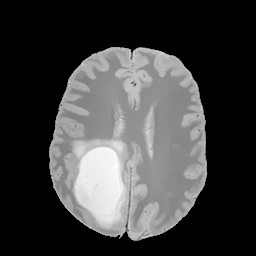
%> input picture HW4/Mri1.bmp, 256 x 256 px
$ octave hw4_code.m   (GNU Octave 9; MATLAB toolbox functions it lacks are replaced by stand-ins)
%> lines starting %> are read from the running program, lines starting %| are printed output that depends on the picture
%% Question 1
% section a
clc ; clear;
pic1 = imread("Mri1.bmp");
%> pic1 is the input picture: size 256x256 uint8; min 0, max 253, mean 62.4
pic2 = imread("Mri2.bmp");
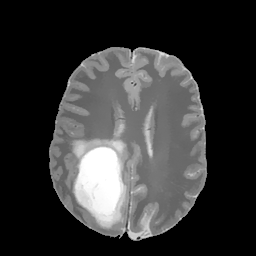
%> input picture HW4/Mri2.bmp, 256 x 256 px
%> pic2 is the input picture: size 256x256 uint8; min 0, max 255, mean 53
pic3 = imread("Mri3.bmp");
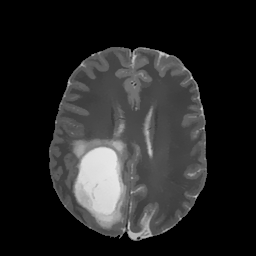
%> input picture HW4/Mri3.bmp, 256 x 256 px
%> pic3 is the input picture: size 256x256 uint8; min 0, max 233, mean 37.8
pic4 = imread("Mri4.bmp");
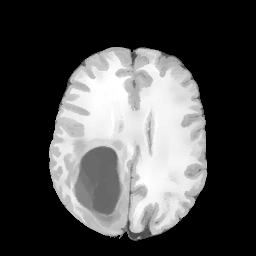
%> input picture HW4/Mri4.bmp, 256 x 256 px
%> pic4 is the input picture: size 256x256 uint8; min 0, max 255, mean 76
pic5 = imread("Mri5.bmp");
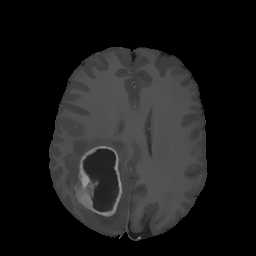
%> input picture HW4/Mri5.bmp, 256 x 256 px
%> pic5 is the input picture: size 256x256 uint8; min 0, max 154, mean 26.8
[n,m]=size(pic1);
%> n = 256; m = 256
%image1

img=zeros(n,m,3);
img(:,:,2)=pic1;
img(:,:,1)=pic2;
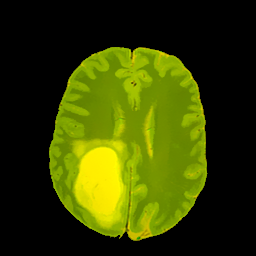
%> img: size 256x256x3 double; mean R, G, B 53, 62.4, 0
img(:,:,3)=pic3;
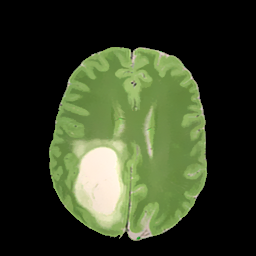
%> img: size 256x256x3 double; mean R, G, B 53, 62.4, 37.8

%image2
img1=zeros(n,m,3);
img1(:,:,3)=pic1 ;
img1(:,:,2)=pic4;
img1(:,:,1)=pic5;
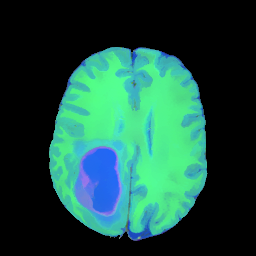
%> img1: size 256x256x3 double; mean R, G, B 26.8, 76, 62.4

%plot
figure()
subplot(1,2,1);
imshow(uint8(img));
title("image 1");
subplot(1,2,2)
imshow(uint8(img1));
title("image 2");
%% section b
clc;clear;
pic1 = imread("Mri2.bmp");
B = reshape(pic1,1,[]);
Ph = 5;
nclus = 4;
%> (the run ends here)
